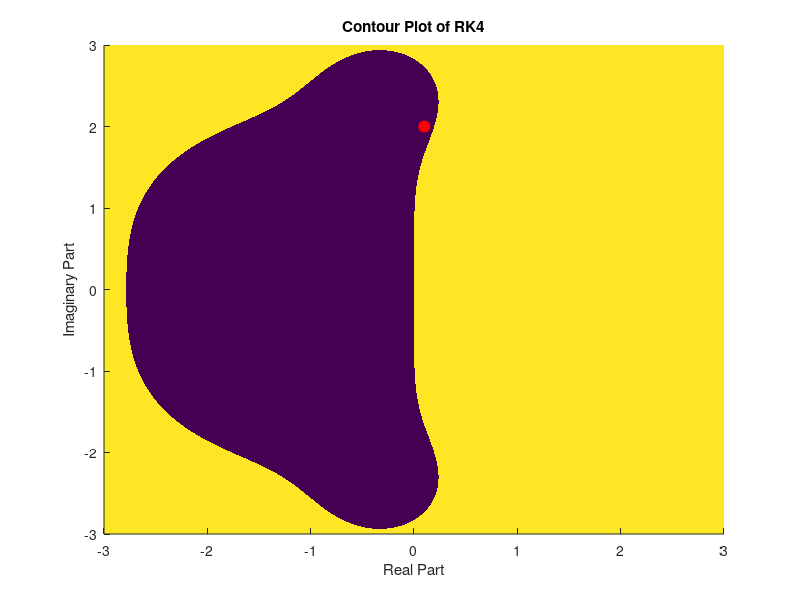

Write MATLAB code to recreate this figure.
% Define grid for complex plane of interest with z=h*lambda
% From worksheet
L=3;
x=linspace(-L,L,301);
y=linspace(-L,L,301);
[X,Y]=meshgrid(x,y);
hLambda=X+1i*Y;

RK4=abs(1+hLambda+(1/2)*hLambda.^2+(1/6)*hLambda.^3+(1/24)*hLambda.^4);

figure;hold on;
% contour
% contour plot below generated by MATLAB Copilot from above comment and
% then edited for problem using Class Folder on MATLAB Drive
contourf(X, Y, RK4,[0,1],'LineColor','none'); hold on;
% plot point where x=0.1 and y=2i, below line generated by MATLAB Copilot
plot(0.1, 2, 'ro', 'MarkerSize', 8, 'MarkerFaceColor', 'r');
xlabel('Real Part');
ylabel('Imaginary Part');
title('Contour Plot of RK4');
